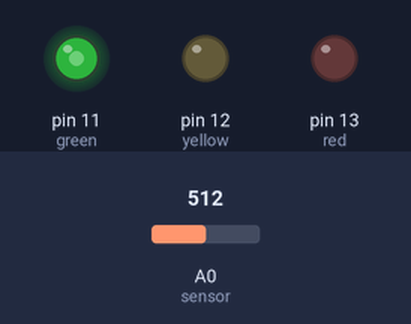
Bench run of a sketch on a simulated Arduino Uno, built with avr-gcc and run on an emulated ATmega328P. On the bench: output pins drawn as LEDs (lit = HIGH). The inputs (shaded band) are chosen by the test bench; at power-on: A0 (sensor) = 512.

Above: at 1.2 s.
1.3 s: A0 (sensor) set to 716
At 1.7 s:
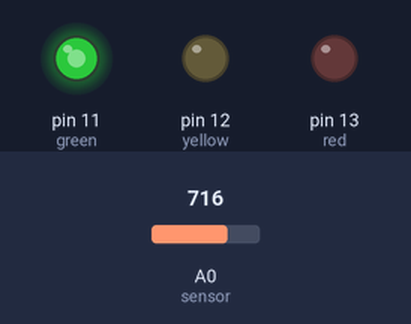
2.8 s: A0 (sensor) set to 900
At 4.0 s:
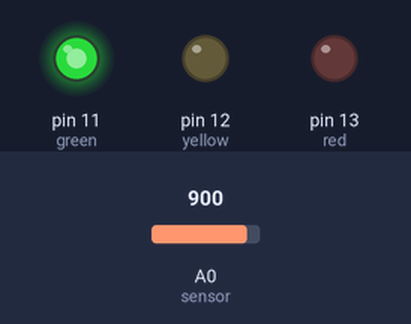
4.3 s: A0 (sensor) set to 122
At 5.2 s:
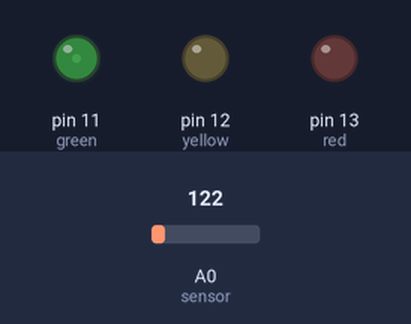
5.8 s: A0 (sensor) set to 0
At 6.4 s:
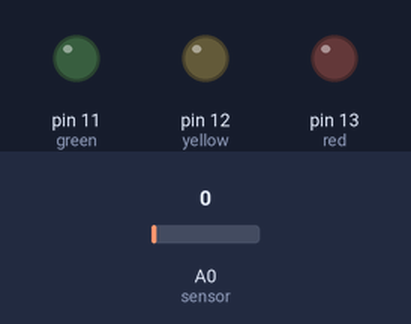
7.3 s: A0 (sensor) set to 511
At 8.7 s:
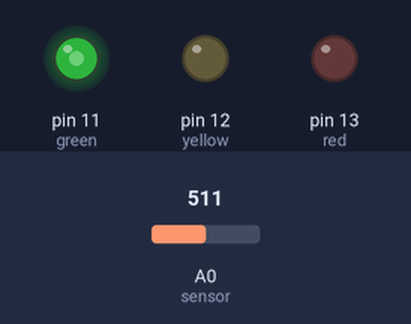
Timing chart, 0 to 9.8 s (numbered marks = the images above; inputs shaded):
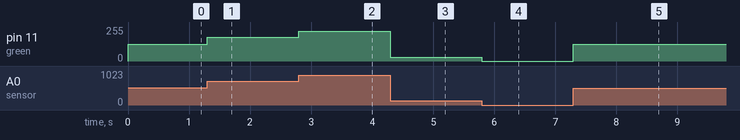

Measured:
- after the input at 1.3 s, pin 11 (green): 127/255 → 178/255 at once
- after the input at 2.8 s, pin 11 (green): 178/255 → 224/255 at once
- after the input at 4.3 s, pin 11 (green): 224/255 → 30/255 at once
- after the input at 5.8 s, pin 11 (green): 30/255 → 0/255 at once
- after the input at 7.3 s, pin 11 (green): 0/255 → 127/255 at once

The sketch:

lab1pwm.ino
```cpp
// constants won't change. They're used here to set pin numbers:
const int buttonPin = 2;     // the number of the pushbutton pin
const int red =  13;      // the number of the LED pin
const int yellow = 12;
const int green = 11;
int sensor = A0;
int sensorValue = 0;        // value read from the pot
int outputValue = 0;        // value output to the PWM (analog out)

// variables will change:
int buttonState = 0;         // variable for reading the pushbutton status

void setup() {
  // initialize the LED pin as an output:
  pinMode(red, OUTPUT);
  pinMode(yellow, OUTPUT);
  pinMode(green, OUTPUT);
  // initialize the pushbutton pin as an input:
  pinMode(buttonPin, INPUT);
}

void loop() {
  // read the analog in value:
  sensorValue = analogRead(sensor);
  // map it to the range of the analog out:
  outputValue = map(sensorValue, 0, 1023, 0, 255);
  // change the analog out value:
  analogWrite(green, outputValue);

}
```
